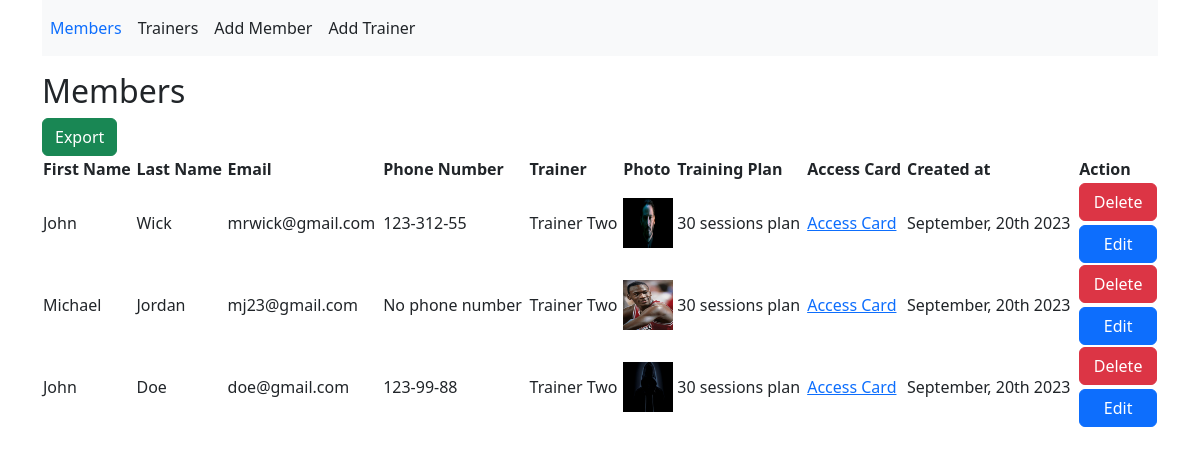
The page / on the database its author committed.
### tables this page shows
CREATE TABLE IF NOT EXISTS `members` (
  `id` int NOT NULL AUTO_INCREMENT,
  `first_name` varchar(255) NOT NULL,
  `last_name` varchar(255) NOT NULL,
  `email` varchar(255) NOT NULL,
  `phone` varchar(255) NOT NULL,
  `image` varchar(255) DEFAULT NULL,
  `training_plan_id` int DEFAULT NULL,
  `trainer_id` int DEFAULT NULL,
  `access_card` varchar(255) NOT NULL,
  `created_at` timestamp NOT NULL DEFAULT CURRENT_TIMESTAMP,
  PRIMARY KEY (`id`),
  KEY `trainer` (`trainer_id`),
  KEY `training_plan` (`training_plan_id`)
);

CREATE TABLE IF NOT EXISTS `trainers` (
  `id` int NOT NULL AUTO_INCREMENT,
  `first_name` varchar(255) NOT NULL,
  `last_name` varchar(255) NOT NULL,
  `email` varchar(255) NOT NULL,
  `phone` varchar(255) NOT NULL,
  `created_at` timestamp NOT NULL DEFAULT CURRENT_TIMESTAMP,
  PRIMARY KEY (`id`)
);

CREATE TABLE IF NOT EXISTS `training_plans` (
  `id` int NOT NULL AUTO_INCREMENT,
  `name` varchar(255) NOT NULL,
  `sessions` int NOT NULL,
  `price` varchar(255) NOT NULL,
  `created_at` date NOT NULL,
  PRIMARY KEY (`id`)
);

### core/functions.php (called while the page is built, shortened)
<?php
function base_path($path)
{
  return BASE_PATH . $path;
}
function view($path, $attributes = [])
{
  extract($attributes);
  require base_path('views/' . $path);
}

### controllers/members/index.php (called while the page is built, shortened)
<?php
require_once base_path('core/config.php');
$sql = "SELECT members.*, training_plans.name AS training_plan_name,
              trainers.first_name AS trainer_first_name,
              trainers.last_name AS trainer_last_name
              FROM members LEFT JOIN training_plans
              ON members.training_plan_id = training_plans.id
              LEFT JOIN trainers
              ON members.trainer_id = trainers.id";
$res = $conn->query($sql);
$members = $res->fetch_all(MYSQLI_ASSOC);
view('members/index.view.php', [
  'heading' => 'Members',
  'members' => $members
]);

### public/index.php (called while the page is built, shortened)
<?php
require_once BASE_PATH . 'core/functions.php';
require_once base_path('core/router.php');

### views/members/index.view.php (the view, shortened to what this page needs)
<?php include_once base_path('views/partials/head.php'); ?>
<?php include_once base_path('views/partials/nav.php'); ?>
<div class="row">
  <div class="col-md-12 mt-3">
    <h2><?= $heading ?></h2>
    <a href="/export?export=members" class="btn btn-success">Export</a>
    <table class="w-100">
      <thead>
        <tr>
          <th>First Name</th>
          <th>Last Name</th>
          <th>Email</th>
          <th>Phone Number</th>
          <th>Trainer</th>
          <th>Photo</th>
          <th>Training Plan</th>
          <th>Access Card</th>
          <th>Created at</th>
          <th>Action</th>
        </tr>
      </thead>
      <tbody>
        <?php foreach($members as $member): ?>
        <tr>
          <td><?= $member['first_name'] ?></td>
          <td><?= $member['last_name'] ?></td>
          <td><?= $member['email'] ?></td>
          <td><?= $member['phone'] ?></td>
          <td><?= $member['trainer_id'] ? $member['trainer_first_name'] . ' ' . $member['trainer_last_name'] : 'No trainer' ?></td>
          <td><img src="<?= $member['image'] ?? 'images/noimage.jpg' ?>" width="50px" height="50px" alt=""></td>
          <td><?= $member['training_plan_name'] ?? 'No plan' ?></td>
          <td><a href="<?= $member['access_card'] ?>" target="_blank">Access Card</a></td>
          <td><?php
              $created_at = strtotime($member['created_at']);
              $date = date('F, jS Y', $created_at);
              echo $date;
              ?>
          </td>
          <td>
            <form action="" method="POST">
              <button class="btn btn-danger w-100 inline-block" onclick="return confirm('Are you sure?')">Delete</button>
            </form>
            <a href="/member?id=<?= $member['id'] ?>" class="btn btn-primary w-100 mt-1">Edit</a>
          </td>
        </tr>
        <?php endforeach ?>
      </tbody>
    </table>
  </div>
</div>
<?php include_once base_path('views/partials/footer.php');

### core/router.php (shortened to what this page needs)
<?php
require_once base_path('routes.php');
function routeToController($uri, $routes) {
  if(array_key_exists($uri, $routes)) {
    require base_path($routes[$uri]);
  } else {
    abort();
  }
}
$uri = parse_url($_SERVER['REQUEST_URI'])['path'];
routeToController($uri, $routes);

### views/partials/head.php (shortened to what this page needs)
<!DOCTYPE html>
<html lang="en">
<head>
  <link rel="stylesheet" href="https://cdn.jsdelivr.net/npm/bootstrap@5.2.3/dist/css/bootstrap.min.css">
  <link rel="stylesheet" href="https://unpkg.com/dropzone@5/dist/min/dropzone.min.css" type="text/css" />
</head>
<body>
  <div class="container">

### views/partials/nav.php
<nav class="navbar navbar-expand-lg navbar-light bg-light">
  <div class="collapse navbar-collapse" id="navbarNav">
    <ul class="navbar-nav">
      <li class="nav-item active">
        <a class="nav-link <?= $_SERVER['REQUEST_URI'] === '/' ? 'text-primary' : 'text-dark' ?>" href="/">Members</a>
      </li>
      <li class="nav-item">
        <a class="nav-link <?= $_SERVER['REQUEST_URI'] === '/trainers' ? 'text-primary' : 'text-dark' ?>" href="/trainers">Trainers</a>
      </li>
      <li class="nav-item">
        <a class="nav-link <?= $_SERVER['REQUEST_URI'] === '/member/create' ? 'text-primary' : 'text-dark' ?>" href="/member/create">Add Member</a>
      </li>
      <li class="nav-item">
        <a class="nav-link <?= $_SERVER['REQUEST_URI'] === '/trainer/create' ? 'text-primary' : 'text-dark' ?>" href="/trainer/create">Add Trainer</a>
      </li>
    </ul>
  </div>
</nav>

### views/partials/footer.php (shortened to what this page needs)
</div>
</body>
</html>

### rows shown on the page
members: first_name "John", last_name "Wick", email "mrwick@gmail.com", phone "123-312-55", trainer.first_name "Trainer", trainer.last_name "Two", image (picture), training_plan.name "30 sessions plan", created_at "September, 20th 2023"
members: first_name "Michael", last_name "Jordan", email "mj23@gmail.com", phone "No phone number", trainer.first_name "Trainer", trainer.last_name "Two", image (picture), training_plan.name "30 sessions plan", created_at "September, 20th 2023"
members: first_name "John", last_name "Doe", email "doe@gmail.com", phone "123-99-88", trainer.first_name "Trainer", trainer.last_name "Two", shows a picture, training_plan.name "30 sessions plan", created_at "September, 20th 2023"

### other values the page prints
$heading "Members"
